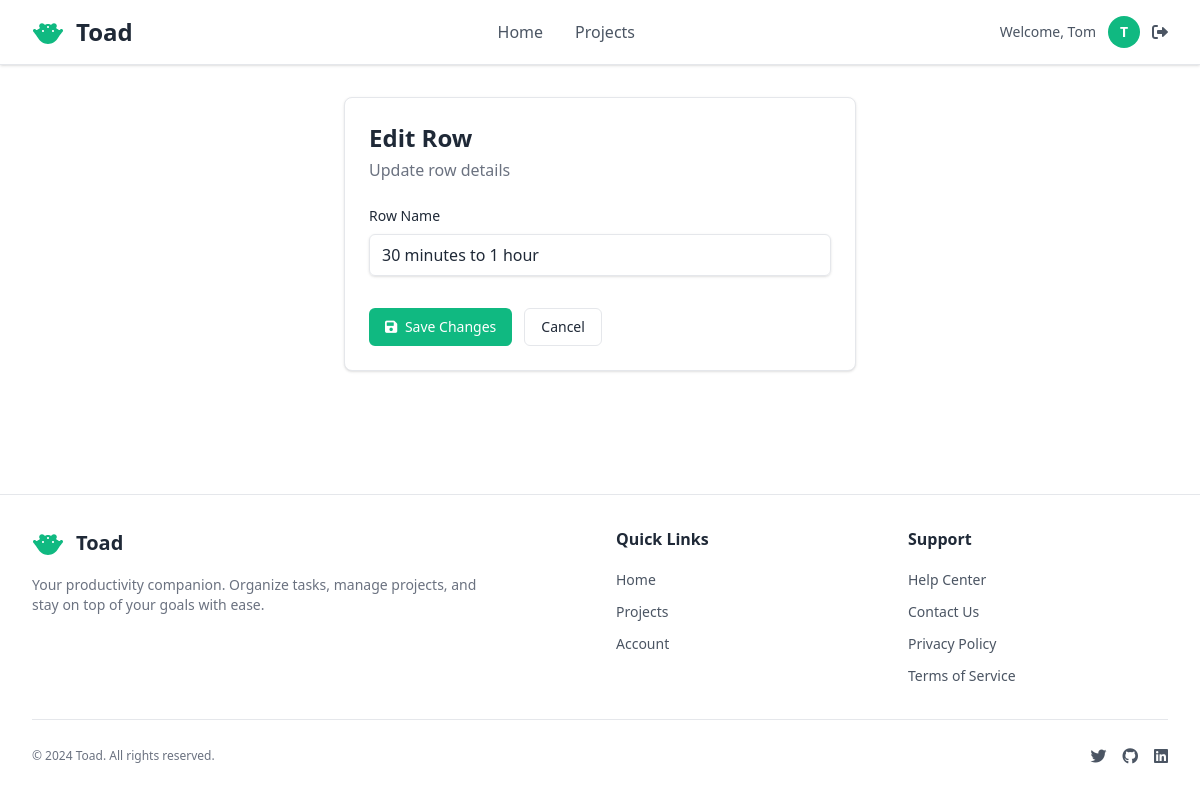
Page /projects/1/rows/2/edit/ (signed in) on the earlier database version.
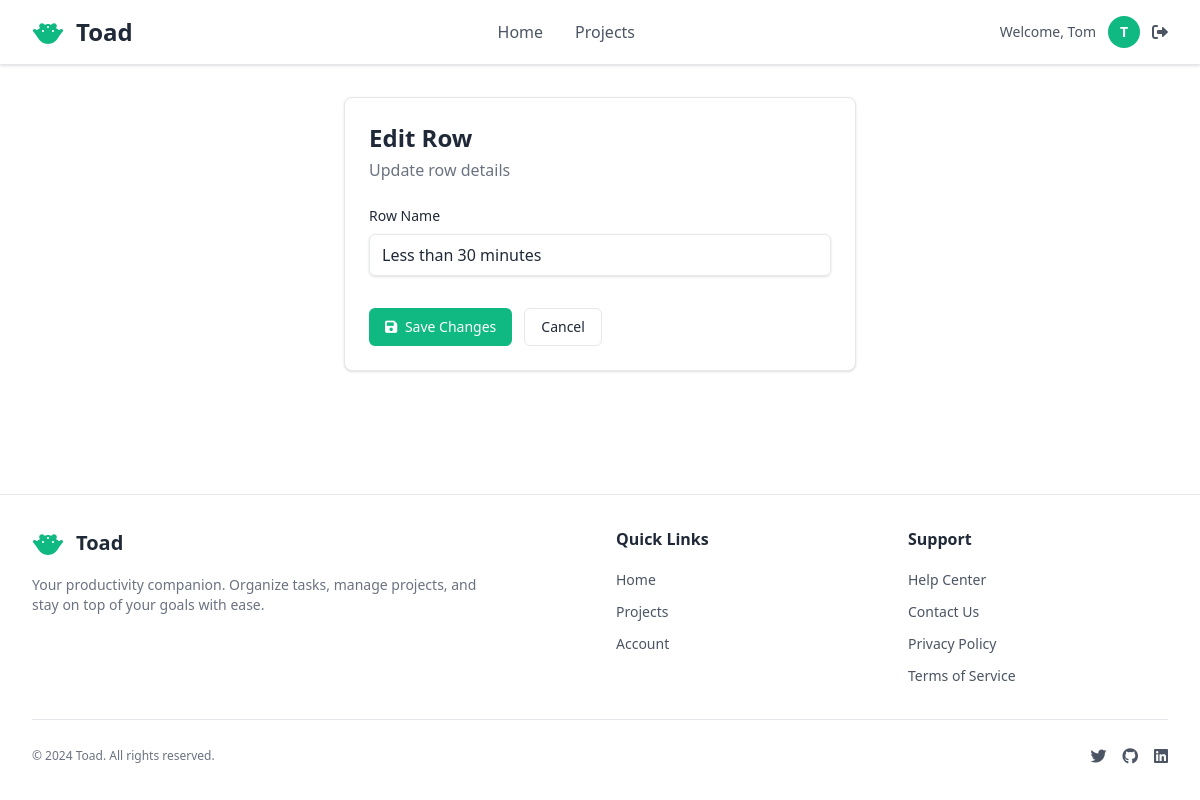
Same page on the later database version.
### pages/models.py (models this page shows, shortened)
class RowHeader(models.Model):
    project = models.ForeignKey(Project, on_delete=models.CASCADE, related_name='row_headers')
    name = models.CharField(max_length=100)
    order = models.PositiveIntegerField(default=0) # For maintaining row order
    created_at = models.DateTimeField(auto_now_add=True)
    updated_at = models.DateTimeField(auto_now=True)
    class Meta:
        ordering = ['order', 'created_at']

### pages/views.py (the view)
# urls.py: path('projects/<int:project_pk>/rows/<int:row_pk>/edit/', views.row_edit_view, name='row_edit'),
def row_edit_view(request, project_pk, row_pk):
    project = get_object_or_404(Project, pk=project_pk, user=request.user)
    row = get_object_or_404(RowHeader, pk=row_pk, project=project)
    if request.method == 'POST':
        form = RowHeaderForm(request.POST, instance=row)
        if form.is_valid():
            form.save()
            messages.success(request, f'Row "{row.name}" updated successfully!')
            return redirect('pages:project_grid', pk=project.pk)
    else:
        form = RowHeaderForm(instance=row)
    return render(request, 'pages/grid/row_form.html', {
        'form': form,
        'project': project,
        'row': row,
        'title': 'Edit Row'
    })

### pages/forms.py
class RowHeaderForm(forms.ModelForm):
    class Meta:
        model = RowHeader
        fields = ['name']
        widgets = {
            'name': forms.TextInput(attrs={
                'class': 'w-full px-3 py-2 border border-[var(--border-color)] rounded-md shadow-sm placeholder-[var(--text-secondary)] focus:outline-none focus:ring-2 focus:ring-[var(--primary-action-bg)] focus:border-[var(--primary-action-bg)] text-[var(--text-primary)]',
                'placeholder': 'Enter row name...',
                'required': True,
            }),
        }

### accounts/models.py (called while the page is built)
    def get_short_name(self):
        return self.first_name

### pages/templates/pages/grid/row_form.html (shortened to what this page needs)
{% extends "pages/layout.html" %}
{% block content %}
<div class="max-w-lg mx-auto">
    <div class="bg-[var(--container-bg)] rounded-lg shadow-sm border border-[var(--border-color)] p-6">
        <div class="mb-6">
            <h2 class="text-2xl font-bold text-[var(--title-text)]">{{ title }}</h2>
            <p class="text-[var(--subtitle-text)] mt-1">
                {% if row %}Update row details{% else %}Add a new row to organize your tasks{% endif %}
            </p>
        </div>
        <form method="post" class="space-y-4">
            <div>
                <label for="id_name" class="block text-sm font-medium text-[var(--text-primary)] mb-2">
                    Row Name
                </label>
                {{ form.name }}
            </div>
            <div class="flex space-x-3 pt-4">
                <button type="submit"
                        class="bg-[var(--primary-action-bg)] hover:bg-[var(--primary-action-hover-bg)] text-[var(--primary-action-text)] px-4 py-2 rounded-md text-sm font-medium transition-colors">
                    <i class="fas fa-save mr-1"></i>
                    {% if row %}Save Changes{% else %}Create Row{% endif %}
                </button>
                <a href="{% url 'pages:project_grid' pk=project.pk %}"
                   class="bg-[var(--container-bg)] hover:bg-[var(--grid-header-bg)] text-[var(--text-primary)] border border-[var(--border-color)] px-4 py-2 rounded-md text-sm font-medium transition-colors">
                    Cancel
                </a>
            </div>
        </form>
    </div>
</div>
{% endblock %}

Differences in the rows shown:
changed RowHeader: name "30 minutes to 1 hour" → "Less than 30 minutes"
